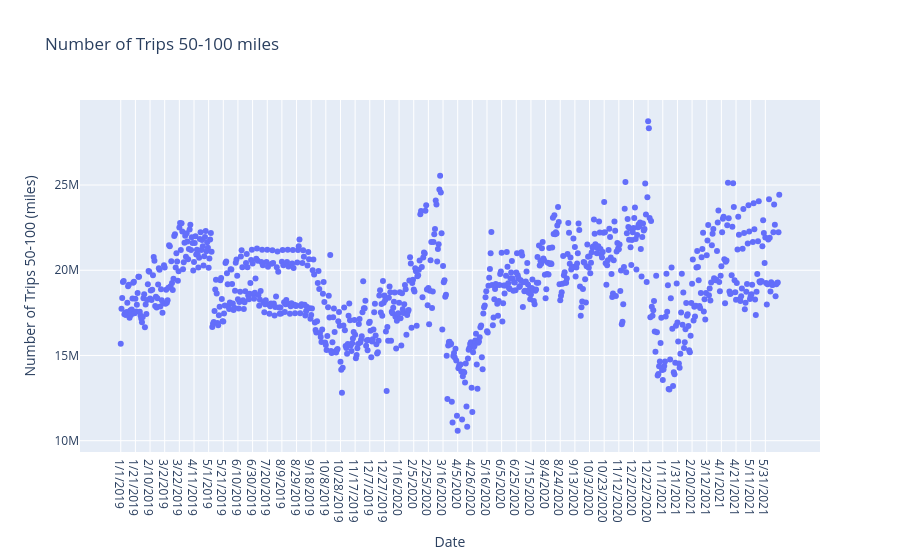

Notebook cell for this chart:
### Code cell
trips_50_100 = px.scatter(x= compare['Date'], y= compare['Number of Trips 50-100'], title='Number of Trips 50-100 miles')
trips_50_100.update_layout(xaxis_title="Date", yaxis_title="Number of Trips 50-100 (miles)")
trips_50_100.show()

### Figure 1 — Plotly figure (JSON) as saved in the notebook; plotly's stock layout.template omitted (floating-point values rounded to 4 significant figures; data arrays with more than 128 entries replaced by an {"elided": "..."} marker saying what was removed)
{"data": [{"hovertemplate": "x=%{x}<br>y=%{y}<extra></extra>", "legendgroup": "", "marker": {"color": "#636efa", "symbol": "circle"}, "mode": "markers", "name": "", "orientation": "v", "showlegend": false, "type": "scatter", "x": {"elided": "900 str values"}, "xaxis": "x", "y": {"elided": "900 int values"}, "yaxis": "y"}], "layout": {"legend": {"tracegroupgap": 0}, "title": {"text": "Number of Trips 50-100 miles"}, "xaxis": {"anchor": "y", "domain": [0, 1], "title": {"text": "Date"}}, "yaxis": {"anchor": "x", "domain": [0, 1], "title": {"text": "Number of Trips 50-100 (miles)"}}}}
